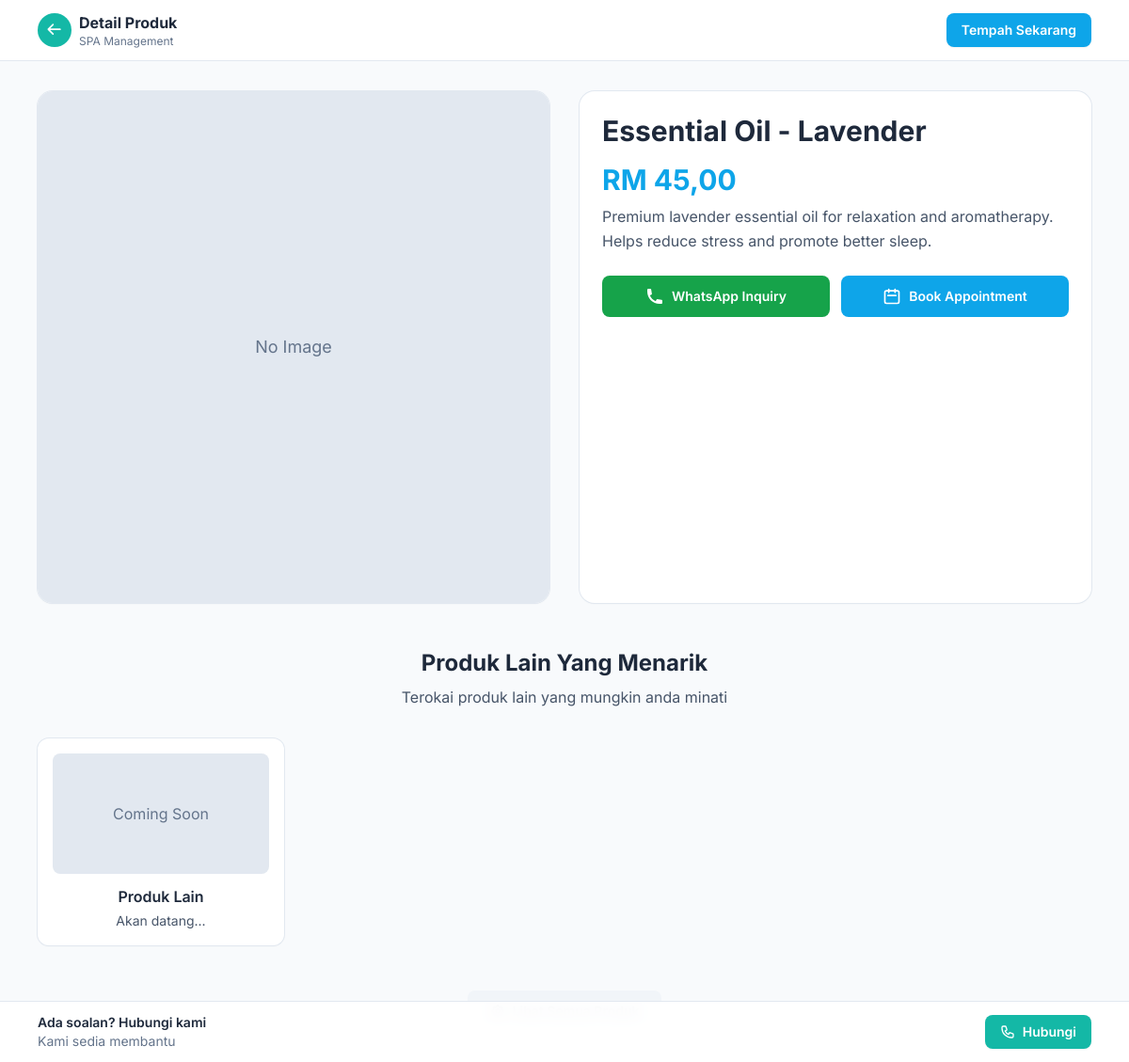
The page /product_shop/detail/1 on the database its author committed.
### tables this page shows
CREATE TABLE IF NOT EXISTS `products` (
  `id` int unsigned NOT NULL AUTO_INCREMENT,
  `name` varchar(255) NOT NULL,
  `description` text,
  `price` decimal(10,2) NOT NULL,
  `currency` varchar(10) NOT NULL DEFAULT 'RM',
  `image_url` varchar(255) DEFAULT NULL,
  `is_active` tinyint(1) NOT NULL DEFAULT '1',
  `display_order` int unsigned NOT NULL DEFAULT '0',
  `created_at` datetime NOT NULL DEFAULT CURRENT_TIMESTAMP,
  `updated_at` datetime NOT NULL DEFAULT CURRENT_TIMESTAMP ON UPDATE CURRENT_TIMESTAMP,
  PRIMARY KEY (`id`),
  KEY `idx_products_active` (`is_active`),
  KEY `idx_products_order` (`display_order`)
);

### application/controllers/Product_shop.php (called while the page is built, shortened)
<?php
class Product_shop extends CI_Controller {
    public function __construct() {
        $this->load->model('Product_model');
        $this->load->model('Ad_model');
        $this->load->model('Settings_model');
        $this->load->helper('url');
    }
    public function detail($id = null) {
        $product = $this->Product_model->get_product_by_id($id);
        $active_ads = $this->Ad_model->get_active_ads();
        $slider_interval = $this->Settings_model->get('ad_slider_interval', 2);
        $data = [
            'title' => htmlspecialchars($product['name']) . ' - Product Detail',
            'product' => $product,
            'active_ads' => $active_ads,
            'slider_interval' => (int)$slider_interval * 1000,
        ];
        $this->load->view('product_detail', $data);
    }
}
?>

### index.php (called while the page is built, shortened)
<?php
require_once BASEPATH.'core/CodeIgniter.php';

### application/models/Product_model.php (called while the page is built, shortened)
<?php
class Product_model extends CI_Model {
    public $table = 'products';
    public function get_product_by_id($id) {
        $this->db->where('id', $id);
        $query = $this->db->get($this->table);
        return $query->row_array();
    }
}
?>

### application/views/product_detail.php (the view, shortened to what this page needs)
<!DOCTYPE html>
<html lang="id">
<head>
  <script src="https://cdn.tailwindcss.com"></script>
</head>
<body class="bg-slate-50">
  <header class="sticky top-0 z-30 bg-white/90 backdrop-blur border-b border-slate-200">
    <div class="mx-auto max-w-6xl px-4 py-3 flex items-center justify-between">
      <div class="flex items-center gap-2">
        <a href="<?= site_url(); ?>" class="inline-flex h-9 w-9 items-center justify-center rounded-full bg-teal-500 text-white hover:bg-teal-600">
          <svg xmlns="http://www.w3.org/2000/svg" class="h-5 w-5" viewBox="0 0 24 24" fill="currentColor"><path d="M10.707 4.293a1 1 0 010 1.414L6.414 10H19a1 1 0 110 2H6.414l4.293 4.293a1 1 0 01-1.414 1.414l-6-6a1 1 0 010-1.414l6-6a1 1 0 011.414 0z"/></svg>
        </a>
        <div>
          <div class="text-base font-bold text-slate-800">Detail Produk</div>
          <div class="text-xs text-slate-500">SPA Management</div>
        </div>
      </div>
      <a href="<?= site_url('booking/form'); ?>" class="hidden sm:inline-flex items-center rounded-lg bg-primary px-4 py-2 text-sm font-semibold text-white shadow-sm hover:bg-sky-600">
        Tempah Sekarang
      </a>
    </div>
  </header>
  <main class="mx-auto max-w-6xl px-4 py-8">
    <?php if (!empty($product)): ?>
      <div class="grid grid-cols-1 lg:grid-cols-2 gap-8 mb-12">
        <div class="bg-white rounded-2xl overflow-hidden shadow-sm ring-1 ring-slate-200">
          <div class="aspect-square overflow-hidden">
            <?php if (!empty($product['image_url'])): ?>
              <img
                src="<?= base_url($product['image_url']); ?>"
                alt="<?= htmlspecialchars($product['name']); ?>"
                class="w-full h-full object-cover product-image cursor-pointer"
                onclick="openWhatsApp('<?= htmlspecialchars($product['name']); ?>', '<?= number_format($product['price'], 2); ?>', '<?= htmlspecialchars($product['currency']); ?>')"
              >
            <?php else: ?>
              <div class="w-full h-full bg-slate-200 flex items-center justify-center cursor-pointer" onclick="openWhatsApp('<?= htmlspecialchars($product['name']); ?>', '<?= number_format($product['price'], 2); ?>', '<?= htmlspecialchars($product['currency']); ?>')">
                <span class="text-slate-500 text-lg">No Image</span>
              </div>
            <?php endif; ?>
          </div>
        </div>
        <div class="bg-white rounded-2xl p-6 shadow-sm ring-1 ring-slate-200">
          <div class="mb-4">
            <h1 class="text-2xl md:text-3xl font-bold text-slate-800 mb-2"><?= htmlspecialchars($product['name']); ?></h1>
          </div>
          <div class="mb-6">
            <div class="text-3xl font-bold text-primary mb-2">
              <?= htmlspecialchars($product['currency']); ?> <?= number_format($product['price'], 2, ',', '.'); ?>
            </div>
            <?php if (!empty($product['description'])): ?>
              <div class="text-slate-600 leading-relaxed">
                <?= nl2br(htmlspecialchars($product['description'])); ?>
              </div>
            <?php endif; ?>
          </div>
          <div class="flex flex-col sm:flex-row gap-3">
            <button
              onclick="openWhatsApp('<?= htmlspecialchars($product['name']); ?>', '<?= number_format($product['price'], 2); ?>', '<?= htmlspecialchars($product['currency']); ?>')"
              class="flex-1 inline-flex items-center justify-center rounded-lg bg-green-600 px-6 py-3 text-sm font-semibold text-white hover:bg-green-700 transition-colors"
            >
              <svg class="w-5 h-5 mr-2" fill="currentColor" viewBox="0 0 20 20">
                <path d="M2 3a1 1 0 011-1h2.153a1 1 0 01.986.836l.74 4.435a1 1 0 01-.54 1.06l-1.548.773a11.037 11.037 0 006.105 6.105l.774-1.548a1 1 0 011.059-.54l4.435.74a1 1 0 01.836.986V17a1 1 0 01-1 1h-2C7.82 18 2 12.18 2 5V3z"/>
              </svg>
              WhatsApp Inquiry
            </button>
            <a
              href="<?= site_url('booking/form'); ?>"
              class="flex-1 inline-flex items-center justify-center rounded-lg bg-primary px-6 py-3 text-sm font-semibold text-white hover:bg-sky-600 transition-colors"
            >
              <svg class="w-5 h-5 mr-2" fill="none" stroke="currentColor" viewBox="0 0 24 24">
                <path stroke-linecap="round" stroke-linejoin="round" stroke-width="2" d="M8 7V3m8 4V3m-9 8h10M5 21h14a2 2 0 002-2V7a2 2 0 00-2-2H5a2 2 0 00-2 2v12a2 2 0 002 2z"/>
              </svg>
              Book Appointment
            </a>
          </div>
        </div>
      </div>
      <section class="mb-12">
        <div class="text-center mb-8">
          <h2 class="text-2xl font-bold text-slate-800 mb-2">Produk Lain Yang Menarik</h2>
          <p class="text-slate-600">Terokai produk lain yang mungkin anda minati</p>
        </div>
        <div class="grid grid-cols-1 sm:grid-cols-2 lg:grid-cols-4 gap-6">
          <div class="bg-white rounded-xl p-4 shadow-sm ring-1 ring-slate-200 text-center">
            <div class="w-full h-32 bg-slate-200 rounded-lg mb-3 flex items-center justify-center">
              <span class="text-slate-500">Coming Soon</span>
            </div>
            <h3 class="font-semibold text-slate-800 mb-1">Produk Lain</h3>
            <p class="text-sm text-slate-600">Akan datang...</p>
          </div>
        </div>
      </section>
    <?php endif; ?>
    <div class="text-center">
      <a href="<?= site_url('products'); ?>" class="inline-flex items-center rounded-lg bg-slate-100 px-6 py-3 text-sm font-semibold text-slate-700 hover:bg-slate-200">
      </a>
    </div>
  </main>
  <div class="fixed inset-x-0 bottom-0 z-30 border-t border-slate-200 bg-white/95 backdrop-blur">
    <div class="mx-auto max-w-6xl px-4 py-3 flex items-center">
      <div class="flex-1 text-sm">
        <div class="font-semibold text-slate-800">Ada soalan? Hubungi kami</div>
        <div class="text-slate-500">Kami sedia membantu</div>
      </div>
      <a href="tel:+60380619349" class="inline-flex items-center rounded-lg bg-brand px-4 py-2 text-sm font-semibold text-white shadow-sm hover:bg-teal-600">
        Hubungi
      </a>
    </div>
  </div>
</body>
</html>

### application/views/product_detail.php (style rules this page uses)
html, body { font-family: 'Inter', system-ui, -apple-system, Segoe UI, Roboto, Arial, 'Helvetica Neue', sans-serif; }

### rows shown on the page
products: name "Essential Oil - Lavender", currency "RM", price "45,00", description "Premium lavender essential oil for relaxation and aromatherapy. Helps reduce stress and promote better sleep."
